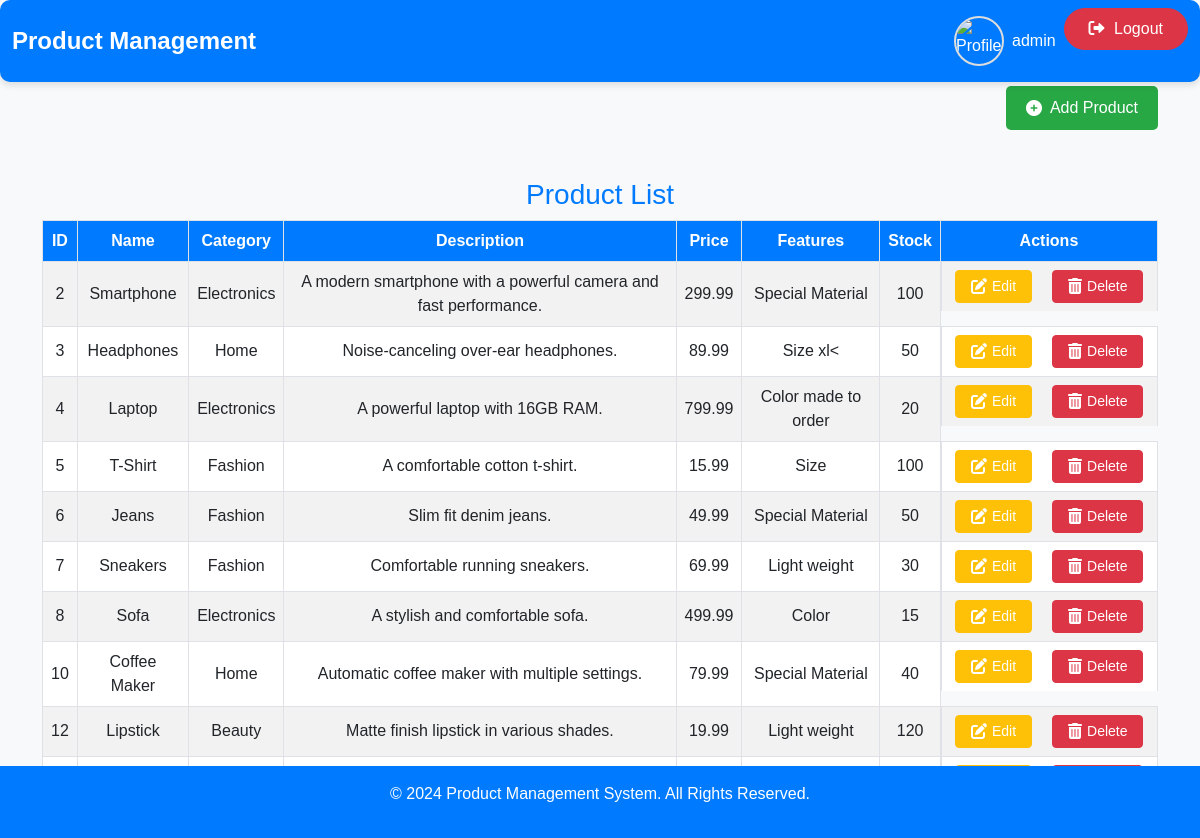
The app's page /Home.php (signed in) with its own data.
### tables this page shows
CREATE TABLE `product` (
  `id` int(11) NOT NULL,
  `name` varchar(255) NOT NULL,
  `category` varchar(255) DEFAULT NULL,
  `price` decimal(10,2) NOT NULL,
  `description` text DEFAULT NULL,
  `features` text DEFAULT NULL,
  `stock` int(11) NOT NULL
);

### Home.php (the view, shortened to what this page needs)
<?php
include 'TestConnect.php';
$sql = "SELECT * FROM product";
$stmt = $pdo->prepare($sql);
$stmt->execute();
$products = $stmt->fetchAll(PDO::FETCH_ASSOC);
?>
<!DOCTYPE html>
<html lang="en">
<head>
    <link href="https://cdn.jsdelivr.net/npm/bootstrap@5.3.0-alpha1/dist/css/bootstrap.min.css" rel="stylesheet">
    <link rel="stylesheet" href="https://cdnjs.cloudflare.com/ajax/libs/font-awesome/6.0.0-beta3/css/all.min.css">
</head>
<body>
<nav class="navbar navbar-expand-lg navbar-custom">
    <div class="container-fluid">
        <a class="navbar-brand" href="#">Product Management</a>
        <div class="collapse navbar-collapse" id="navbarNav">
            <ul class="navbar-nav ms-auto">
                <li class="nav-item">
                    <a class="nav-link d-flex align-items-center" href="#">
                        <img src="https://cdn-icons-png.flaticon.com/512/9131/9131478.png" alt="Profile Image" class="profile-img me-2">
                        <span class="username-color"><?php echo $_SESSION['username']; ?></span>
                    </a>
                </li>
                <li class="nav-item">
                    <form method="POST">
                        <button type="submit" name="logout" class="btn btn-danger btn-sm rounded-pill px-4 py-2">
                            <i class="fas fa-sign-out-alt"></i> Logout
                        </button>
                    </form>
                </li>
            </ul>
        </div>
    </div>
</nav>
<div class="container mt-1">
    <div class="btn-header">
        <a href="AddProduct.php" class="btn-add">
            <i class="fas fa-plus-circle me-2"></i> Add Product
        </a>
    </div>
    <div class="table-container">
        <h3>Product List</h3>
        <table class="table table-bordered table-striped">
            <thead>
                <tr>
                    <th>ID</th>
                    <th>Name</th>
                    <th>Category</th>
                    <th>Description</th>
                    <th>Price</th>
                    <th>Features</th>
                    <th>Stock</th>
                    <th>Actions</th>
                </tr>
            </thead>
            <tbody>
                <?php foreach ($products as $product) : ?>
                    <tr>
                        <td><?php echo $product['id']; ?></td>
                        <td><?php echo $product['name']; ?></td>
                        <td><?php echo $product['category']; ?></td>
                        <td><?php echo $product['description']; ?></td>
                        <td><?php echo $product['price']; ?></td>
                        <td><?php echo $product['features']; ?></td>
                        <td><?php echo $product['stock']; ?></td>
                       <td class="product-actions">
    <a href="EditProduct.php?id=<?php echo $product['id']; ?>" class="btn btn-warning btn-sm edit-btn">
        <i class="fas fa-edit"></i> Edit
    </a>
    <a href="delete.php?id=<?php echo $product['id']; ?>" class="btn btn-danger btn-sm delete-btn">
        <i class="fas fa-trash-alt"></i> Delete
    </a>
</td>
                    </tr>
                <?php endforeach; ?>
            </tbody>
        </table>
    </div>
</div>
<div class="footer">
    <p>&copy; 2024 Product Management System. All Rights Reserved.</p>
</div>
</body>
</html>

### Home.php (style rules this page uses)
body { background-color: #f8f9fa; color: #333; font-family: 'Arial', sans-serif; }
.profile-img { width: 50px; height: 50px; border-radius: 50%; object-fit: cover; border: 2px solid #ddd; }
.navbar-custom { background-color: #007bff; border-radius: 10px; box-shadow: 0 4px 6px rgba(0, 0, 0, 0.1); }
.navbar-brand { color: white !important; font-size: 24px; font-weight: bold; }
.navbar-nav .nav-item .nav-link { color: white !important; border-radius: 5px; }
.product-actions a { margin: 0 10px; }
.table-container { margin-top: 3rem; }
.table th, .table td { text-align: center; vertical-align: middle; }
.table th { background-color: #007bff; color: white; }
.btn-header { display: flex; justify-content: flex-end; margin-bottom: 1rem; }
.btn-add { background-color: #28a745; color: white; border-radius: 5px; padding: 10px 20px; text-decoration: none; display: inline-flex; align-items: center; }
.table-container h3 { color: #007bff; text-align: center; }
.product-actions a { margin: 0 5px; }
.btn-sm { font-size: 14px; }
.footer { background-color: #007bff; color: white; text-align: center; padding: 1rem 0; position: fixed; bottom: 0; width: 100%; }
.btn-sm { font-size: 16px; padding: 8px 16px; }
.btn-sm i { margin-right: 5px; }
.product-actions { display: flex; justify-content: center; gap: 10px; }
.product-actions a { display: flex; align-items: center; padding: 5px 15px; font-size: 14px; transition: background-color 0.3s, transform 0.3s; }
.product-actions .edit-btn { background-color: #ffc107; color: white; }
.product-actions .delete-btn { background-color: #dc3545; color: white; }
.product-actions i { margin-right: 5px; font-size: 16px; }

### records on screen
product: id "2", name "Smartphone", category "Electronics", description "A modern smartphone with a powerful camera and fast performance.", price "299.99", features "Special Material", stock "100"
product: id "3", name "Headphones", category "Home", description "Noise-canceling over-ear headphones.", price "89.99", features "Size xl<", stock "50"
product: id "4", name "Laptop", category "Electronics", description "A powerful laptop with 16GB RAM.", price "799.99", features "Color made to order", stock "20"
product: id "5", name "T-Shirt", category "Fashion", description "A comfortable cotton t-shirt.", price "15.99", features "Size", stock "100"
product: id "6", name "Jeans", category "Fashion", description "Slim fit denim jeans.", price "49.99", features "Special Material", stock "50"
product: id "7", name "Sneakers", category "Fashion", description "Comfortable running sneakers.", price "69.99", features "Light weight", stock "30"
product: id "8", name "Sofa", category "Electronics", description "A stylish and comfortable sofa.", price "499.99", features "Color", stock "15"
product: id "10", name "Coffee Maker", category "Home", description "Automatic coffee maker with multiple settings.", price "79.99", features "Special Material", stock "40"
product: id "12", name "Lipstick", category "Beauty", description "Matte finish lipstick in various shades.", price "19.99", features "Light weight", stock "120"

### other values on screen
$_SESSION['username'] "admin"
